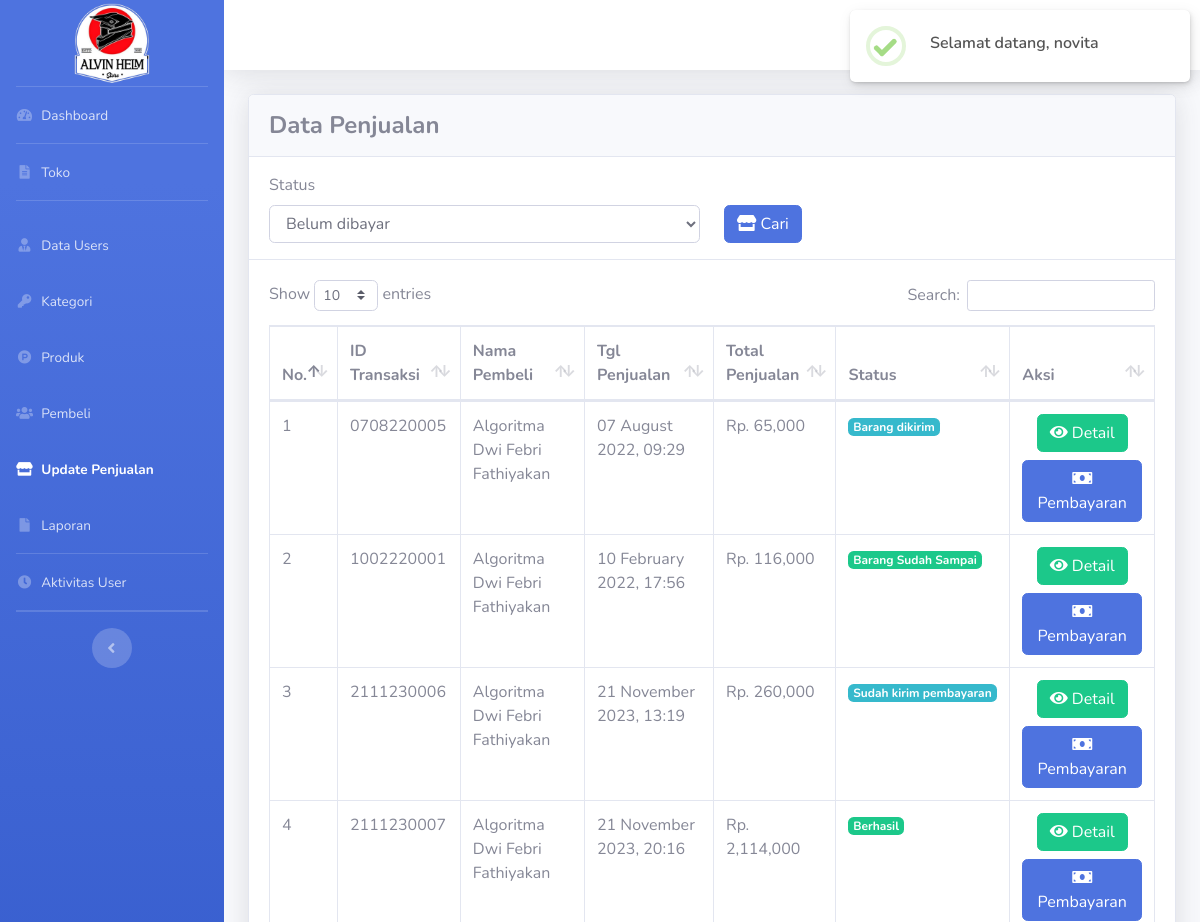
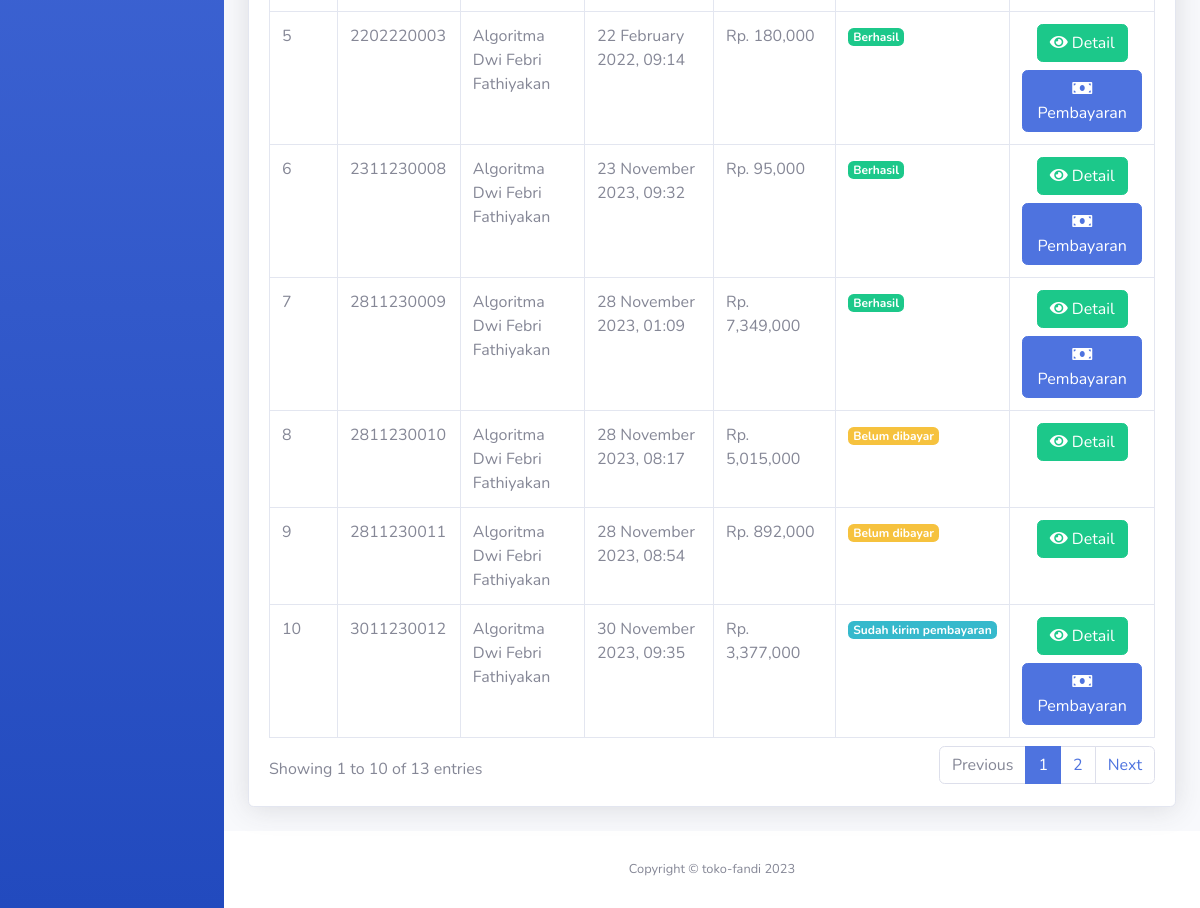
The app's page /admin/index.php?halaman=pembelian (signed in) with its own data (2 pictures, top to bottom).
### tables this page shows
CREATE TABLE `pembelian` (
  `id_pembelian` char(10) NOT NULL,
  `id_pembeli` int NOT NULL,
  `alamat_pengiriman` text NOT NULL,
  `tgl_pembelian` datetime NOT NULL,
  `status_pembelian` int NOT NULL,
  `no_resi` varchar(50) NOT NULL,
  `totalberat` int NOT NULL,
  `provinsi` varchar(50) NOT NULL,
  `distrik` varchar(50) NOT NULL,
  `tipe` varchar(50) NOT NULL,
  `kodepos` varchar(50) NOT NULL,
  `ekspedisi` varchar(50) NOT NULL,
  `paket` varchar(50) NOT NULL,
  `ongkir` int NOT NULL,
  `estimasi` varchar(10) NOT NULL,
  `total_pembelian` int NOT NULL
);

CREATE TABLE `pembeli` (
  `id_pembeli` int NOT NULL,
  `username_pembeli` varchar(100) NOT NULL,
  `password_pembeli` varchar(100) NOT NULL,
  `nama_pembeli` varchar(150) NOT NULL,
  `jk_pembeli` varchar(10) NOT NULL,
  `alamat_pembeli` text NOT NULL,
  `telp_pembeli` varchar(15) NOT NULL,
  `foto_pembeli` varchar(100) NOT NULL,
  `email_pembeli` varchar(100) NOT NULL,
  `token_ganti_pass` varchar(50) DEFAULT NULL,
  `status_pendaftaran` varchar(50) DEFAULT NULL
);

### function.php (called while the page is built, shortened)
<?php
include 'koneksi.php';
function query($query) {
  global $conn;
  $result = mysqli_query($conn, $query);
  $rows = [];
  while ($row = mysqli_fetch_assoc($result)) {
    $rows[] = $row;
  }
  return $rows;
}

### admin/halaman/pembelian/view_pembelian.php (the view, shortened to what this page needs)
<?php
if (isset($_POST['cari'])) {
  $status = $_POST['status'];
  $result = query("SELECT * FROM pembelian INNER JOIN pembeli ON pembelian.id_pembeli = pembeli.id_pembeli WHERE status_pembelian = '$status'");
} else {
  $status = "";
  $result = query("SELECT * FROM pembelian INNER JOIN pembeli ON pembelian.id_pembeli = pembeli.id_pembeli");
}
?>
<div class="container-fluid">
  <div class="card shadow mb-4">
    <div class="card-header py-3">
      <h4 class="m-0 font-weight-bold">Data Penjualan</h4>
    </div>
    <div class="card-header py-3" style="background-color: #fff;">
      <form method="post">
        <div class="row">
          <div class="col-md-6">
            <label for="tgl_selesai" class="form-label">Status</label>
            <select name="status" class="form-control">
              <option value="0" <?= ($status == 0) ? 'selected' : ''; ?>>Belum dibayar</option>
            </select>
          </div>
          <div class="col-md-3">
            <label class="form-label">&nbsp;</label><br>
            <button type="submit" name="cari" class="btn btn-primary"><i class="fa fa-store"></i> Cari</button>
          </div>
        </div>
      </form>
    </div>
      <div class="card-body">
        <div class="table-responsive">
          <table class="table table-bordered" id="dataTable" width="100%" cellspacing="0">
            <thead>
                <tr>
                  <th>No.</th>
                  <th>ID Transaksi</th>
                  <th>Nama Pembeli</th>
                  <th>Tgl Penjualan</th>
                  <th>Total Penjualan</th>
                  <th>Status</th>
                  <th>Aksi</th>
                </tr>
              </thead>
            <tbody id="viewdata">
            <?php
                $i = 1;
                foreach ($result as $data) :
                ?>
                  <tr>
                      <td><?= $i; ?></td>
                      <td><?= $data['id_pembelian']; ?></td>
                      <td><?= $data['nama_pembeli']; ?></td>
                      <td><?= date("d F Y, H:i", strtotime($data['tgl_pembelian'])); ?></td>
                      <td>Rp. <?= number_format($data['total_pembelian']); ?></td>
                      <td>
                        <?php if($data['status_pembelian'] == 1) { ?>
                        <nav class="badge badge-info">Sudah kirim pembayaran</nav>
                        <?php } elseif($data['status_pembelian'] == 2) { ?>
                          <nav class="badge badge-info">Barang dikirim</nav>
                        <?php } elseif($data['status_pembelian'] == 3) { ?>
                          <nav class="badge badge-success">Barang Sudah Sampai</nav>
                        <?php } elseif($data['status_pembelian'] == 4) { ?>
                          <nav class="badge badge-success">Berhasil</nav>
                        <?php } elseif($data['status_pembelian'] == 5) { ?>
                          <nav class="badge badge-danger">Gagal</nav>
                        <?php } elseif($data['status_pembelian'] == 6) { ?>
                          <nav class="badge badge-warning">Diproses Penjual</nav>
                        <?php } else { ?>
                          <nav class="badge badge-warning">Belum dibayar</nav>
                        <?php } ?>
                      </td>
                      <td class="text-center">
                        <a href="?halaman=pembelian&aksi=detail&id=<?= $data['id_pembelian']; ?>" class="btn btn-success mb-2"><i class="fas fa-eye"></i> Detail</a>
                        <br>
                        <?php if ($data['status_pembelian'] <> 0) { ?>
                          <button type="button" class="btn btn-primary" onclick="pembayaran('<?= $data['id_pembelian']; ?>')">
                            <i class="fas fa-money-bill"></i> Pembayaran
                          </button>
                        <?php } ?>
                      </td>
                  </tr>
                <?php
                $i++;
                endforeach; ?>
            </tbody>
          </table>
        </div>
      </div>
    </div>
</div>

### records on screen
pembelian: id_pembelian "0708220005", id_pembeli.nama_pembeli "Algoritma Dwi Febri Fathiyakan", tgl_pembelian "07 August 2022, 09:29", total_pembelian "65,000", status_pembelian "Barang dikirim"
pembelian: id_pembelian "1002220001", id_pembeli.nama_pembeli "Algoritma Dwi Febri Fathiyakan", tgl_pembelian "10 February 2022, 17:56", total_pembelian "116,000", status_pembelian "Barang Sudah Sampai"
pembelian: id_pembelian "2111230006", id_pembeli.nama_pembeli "Algoritma Dwi Febri Fathiyakan", tgl_pembelian "21 November 2023, 13:19", total_pembelian "260,000", status_pembelian "Sudah kirim pembayaran"
pembelian: id_pembelian "2111230007", id_pembeli.nama_pembeli "Algoritma Dwi Febri Fathiyakan", tgl_pembelian "21 November 2023, 20:16", total_pembelian "2,114,000", status_pembelian "Berhasil"
pembelian: id_pembelian "2202220003", id_pembeli.nama_pembeli "Algoritma Dwi Febri Fathiyakan", tgl_pembelian "22 February 2022, 09:14", total_pembelian "180,000", status_pembelian "Berhasil"
pembelian: id_pembelian "2311230008", id_pembeli.nama_pembeli "Algoritma Dwi Febri Fathiyakan", tgl_pembelian "23 November 2023, 09:32", total_pembelian "95,000", status_pembelian "Berhasil"
pembelian: id_pembelian "2811230009", id_pembeli.nama_pembeli "Algoritma Dwi Febri Fathiyakan", tgl_pembelian "28 November 2023, 01:09", total_pembelian "7,349,000", status_pembelian "Berhasil"
pembelian: id_pembelian "2811230010", id_pembeli.nama_pembeli "Algoritma Dwi Febri Fathiyakan", tgl_pembelian "28 November 2023, 08:17", total_pembelian "5,015,000", status_pembelian "Belum dibayar"
pembelian: id_pembelian "2811230011", id_pembeli.nama_pembeli "Algoritma Dwi Febri Fathiyakan", tgl_pembelian "28 November 2023, 08:54", total_pembelian "892,000", status_pembelian "Belum dibayar"
pembelian: id_pembelian "3011230012", id_pembeli.nama_pembeli "Algoritma Dwi Febri Fathiyakan", tgl_pembelian "30 November 2023, 09:35", total_pembelian "3,377,000", status_pembelian "Sudah kirim pembayaran"
